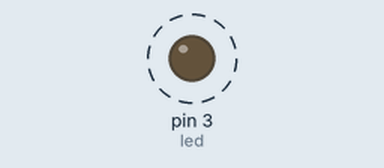
Recording of a program running on a simulated MicroPython board. On the bench: output pins drawn as LEDs (lit = HIGH). Dashed ring = blinking.

Above: at 0.2 s.
Timing chart, 0 to 3.0 s (numbered marks = the images above):
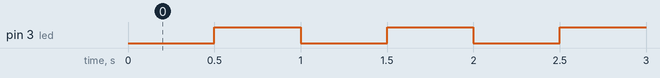

The program:

main.py
```python
from machine import Pin, Timer

led = Pin(3, mode=Pin.OUT) #specified argument from doc.micropython
tim = Timer()
def tick(timer):
    global led
    led.toggle()

tim.init(freq= 2, mode=Timer.PERIODIC, callback=tick)
```

Measured:
- by itself, pin 3 (led): alternates HIGH for 0.50 s and LOW for 0.50 s
